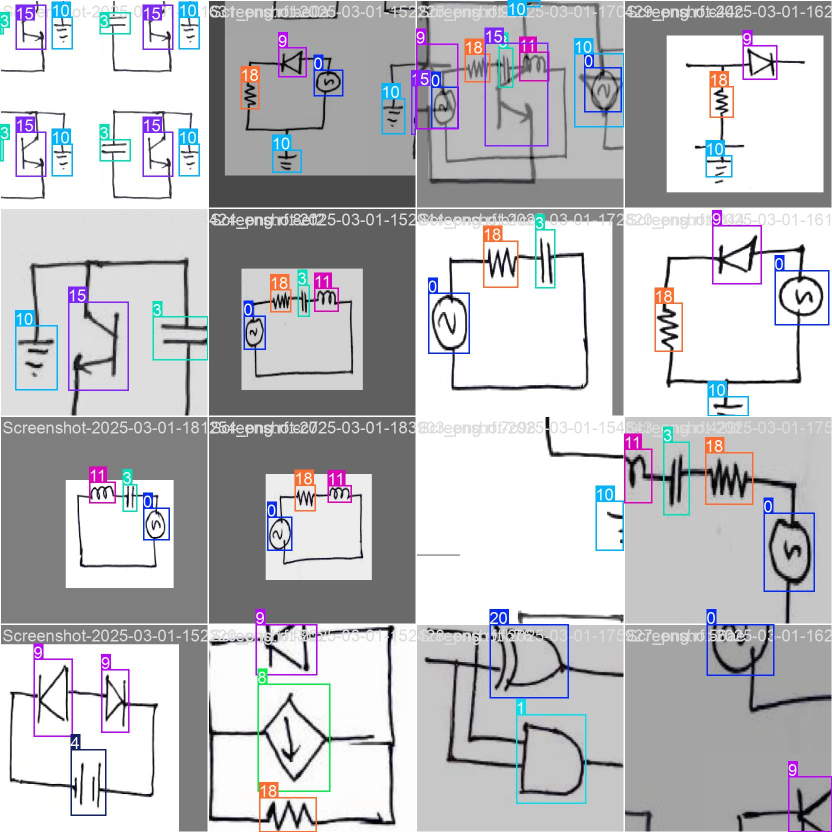
#> input picture runs/detect/train29/train_batch0.jpg, 1664 x 1664 px (shown at 1/2 size)
$ python -i utils.py   (imports and definitions only)
#> lines starting #> are read from the running program, lines starting #| are printed output that depends on the picture; after the words box and inside, x2 and y2 are one past the last pixel; in counts of white or black regions, pixels touching at a corner belong together
# streamlit_circuit_app/utils.py
import cv2
import numpy as np
import os

def preprocess_image(image_path):
    """Preprocesses the image for better detection."""
#> called with image_path = 'runs/detect/train29/train_batch0.jpg'
    img = cv2.imread(image_path)
#> img is the input picture: shape (1664, 1664, 3); mean B, G, R 193, 189.2, 189.1
    if img is None:
        return None #Handle invalid image path.
    gray = cv2.cvtColor(img, cv2.COLOR_BGR2GRAY)
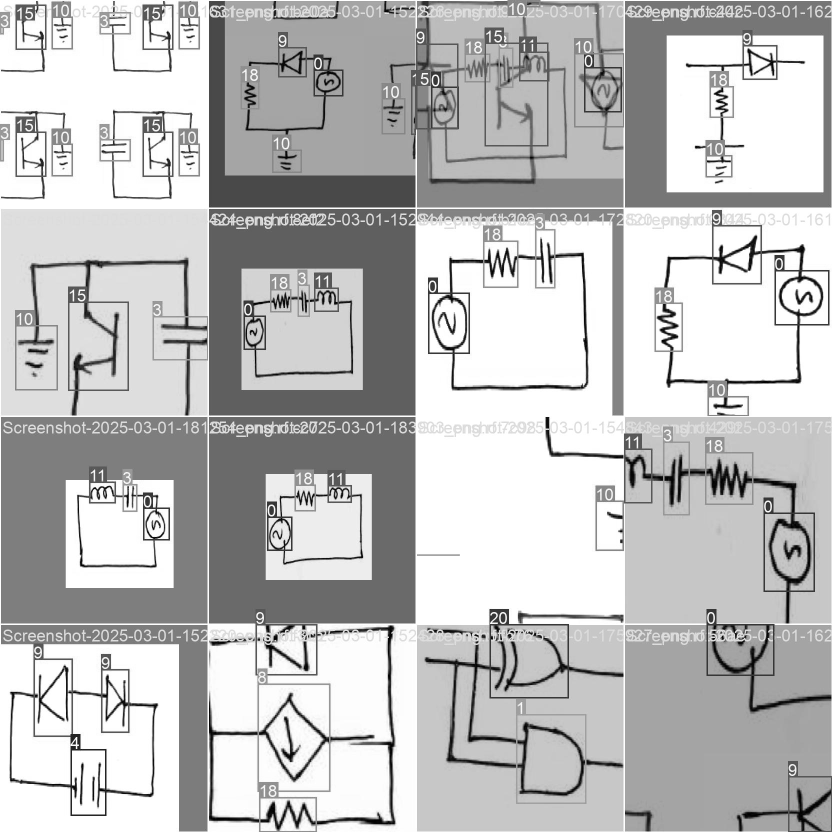
#> gray: shape (1664, 1664) (shown at 1/2 size); min 0, max 255, mean 189.6
    blurred = cv2.GaussianBlur(gray, (5, 5), 0)
    thresh = cv2.adaptiveThreshold(blurred, 255, cv2.ADAPTIVE_THRESH_GAUSSIAN_C, cv2.THRESH_BINARY_INV, 11, 2)
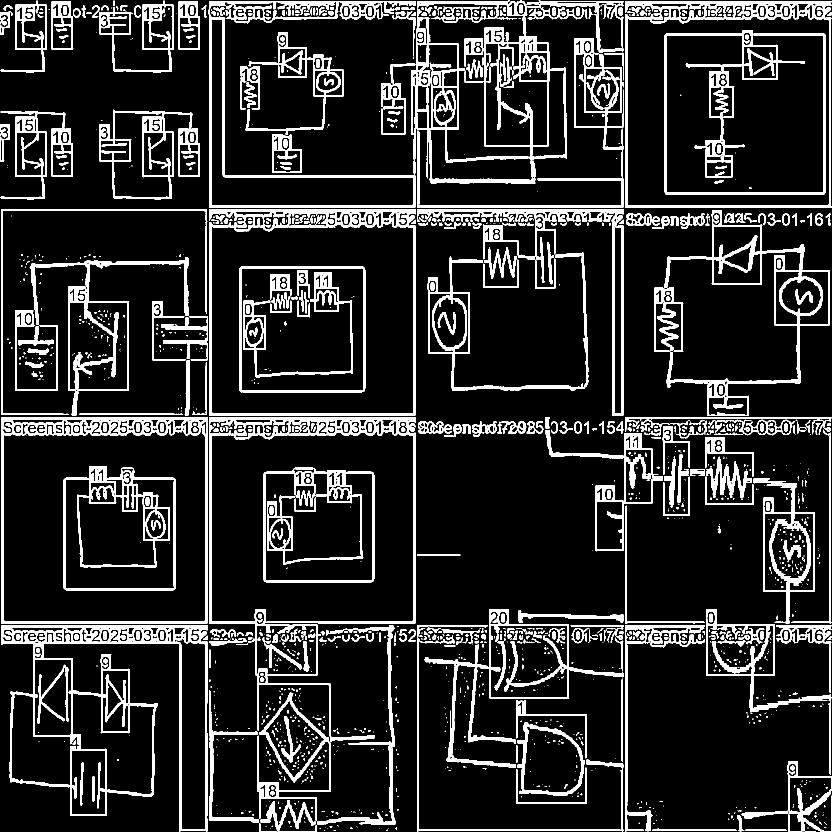
#> thresh: shape (1664, 1664) (shown at 1/2 size); 14.7% white; 1644 white regions (1081 under 20 px), largest, box (x1, y1, x2, y2) and area: (417, 0, 1247, 415) 39808, (2, 1250, 415, 1664) 23451, (418, 834, 832, 1484) 18177
    return thresh

# [114 lines left out: functions resize_image, save_image, load_image, convert_to_grayscale, apply_gaussian_blur, apply_canny_edge_detection and 8 more, not called in this run]

def check_image_exists(image_path):
    """Checks if an image file exists."""
    return os.path.exists(image_path)

def get_file_extension(file_path):
    """Gets the file extension of a file."""
    return os.path.splitext(file_path)[1]

def get_filename(file_path):
    """Gets the filename without extension."""
    return os.path.splitext(os.path.basename(file_path))[0]

>>> result = preprocess_image('runs/detect/train29/train_batch0.jpg')

$ run again, on runs/detect/train29/train_batch1.jpg
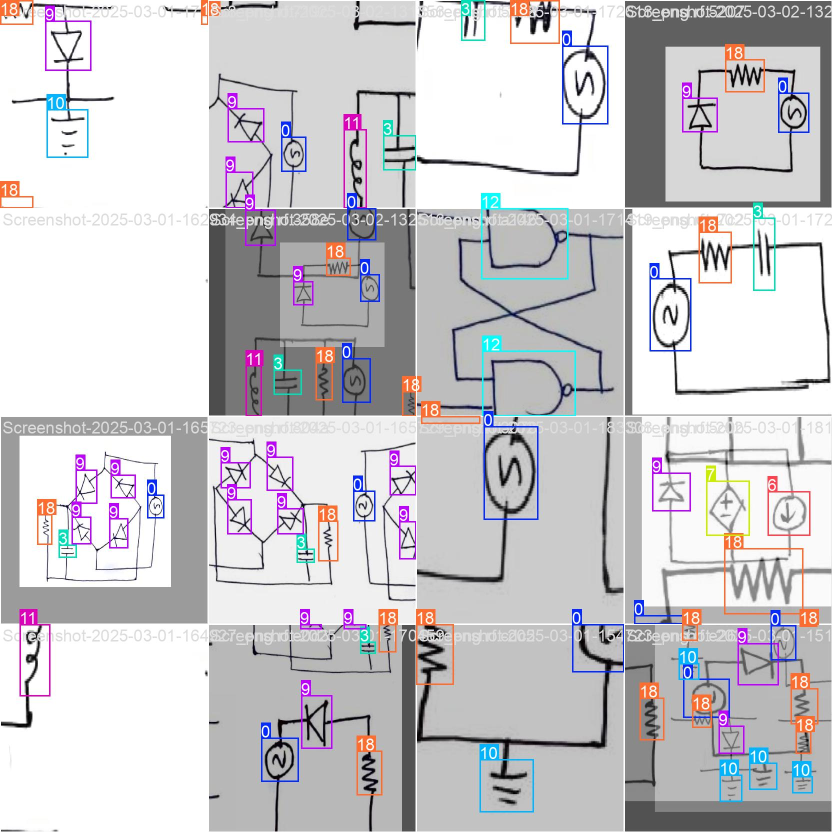
#> input picture runs/detect/train29/train_batch1.jpg, 1664 x 1664 px (shown at 1/2 size)
#> in preprocess_image, img is the input picture: shape (1664, 1664, 3); mean B, G, R 203.4, 200.1, 201.9
#> in preprocess_image, `gray = cv2.cvtColor(img, cv2.COLOR_BGR2GRAY)`:
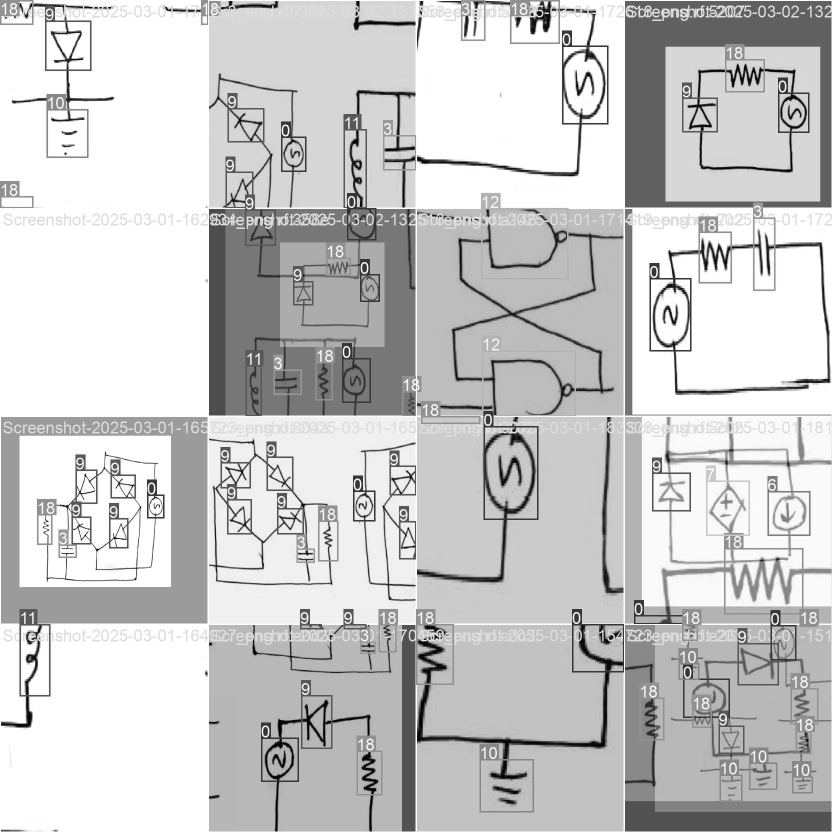
#> gray: shape (1664, 1664) (shown at 1/2 size); min 0, max 255, mean 201
#> in preprocess_image, `thresh = cv2.adaptiveThreshold(blurred, 255, cv2.ADAPTIVE_THRESH_GAUSS..`:
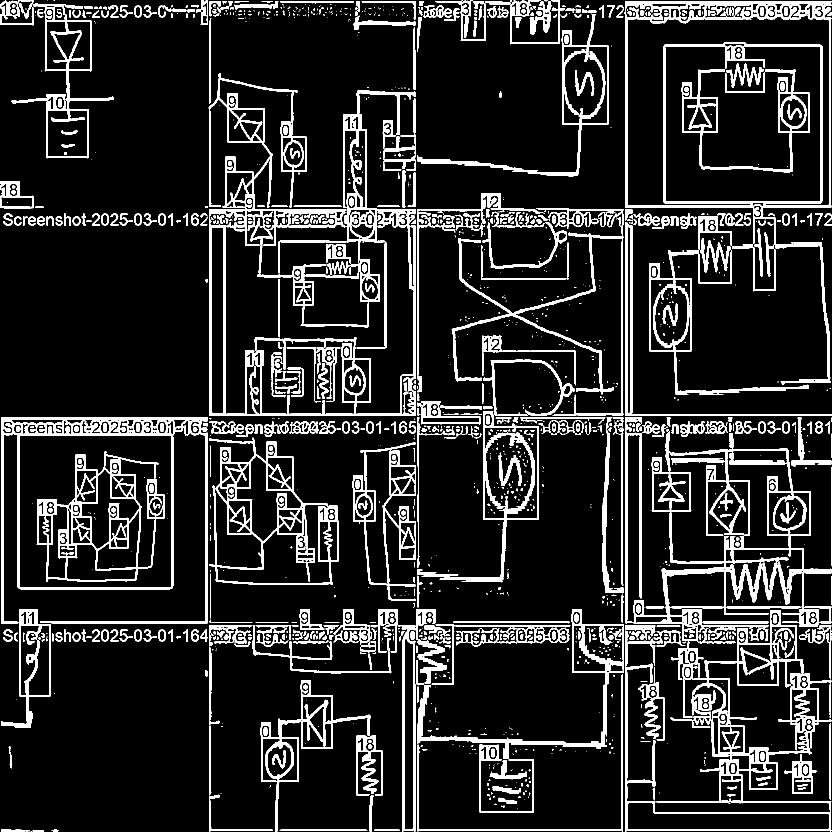
#> thresh: shape (1664, 1664) (shown at 1/2 size); 13.9% white; 1551 white regions (892 under 20 px), largest, box (x1, y1, x2, y2) and area: (417, 147, 832, 832) 41385, (1267, 863, 1664, 1287) 28434, (1250, 1220, 1664, 1664) 27291

$ run again, on runs/detect/train29/train_batch2.jpg
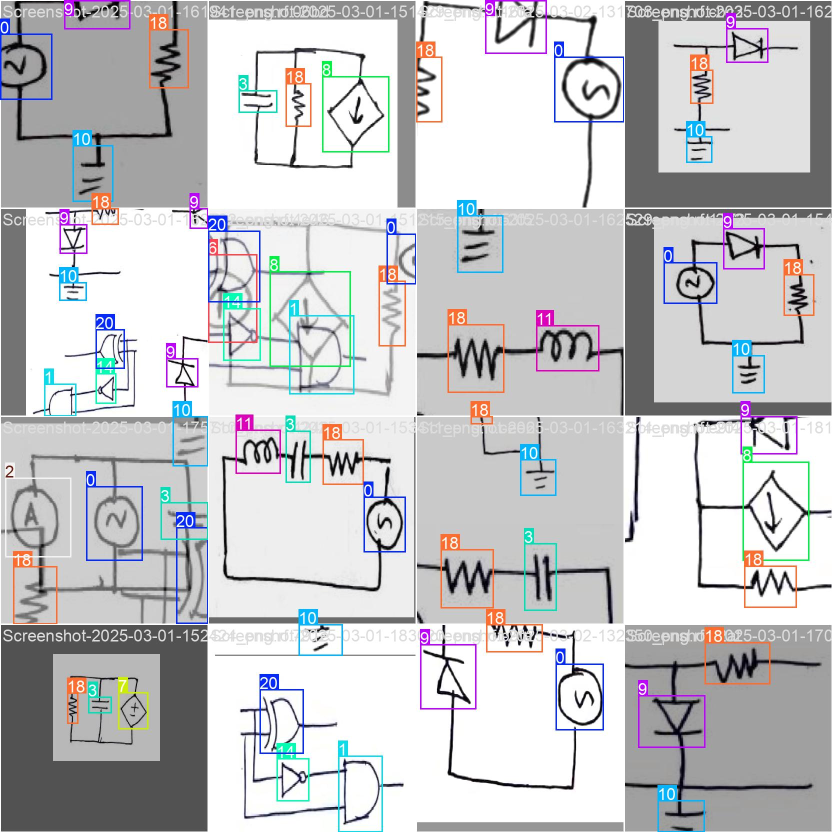
#> input picture runs/detect/train29/train_batch2.jpg, 1664 x 1664 px (shown at 1/2 size)
#> in preprocess_image, img is the input picture: shape (1664, 1664, 3); mean B, G, R 198.4, 196.3, 195.9
#> in preprocess_image, `gray = cv2.cvtColor(img, cv2.COLOR_BGR2GRAY)`:
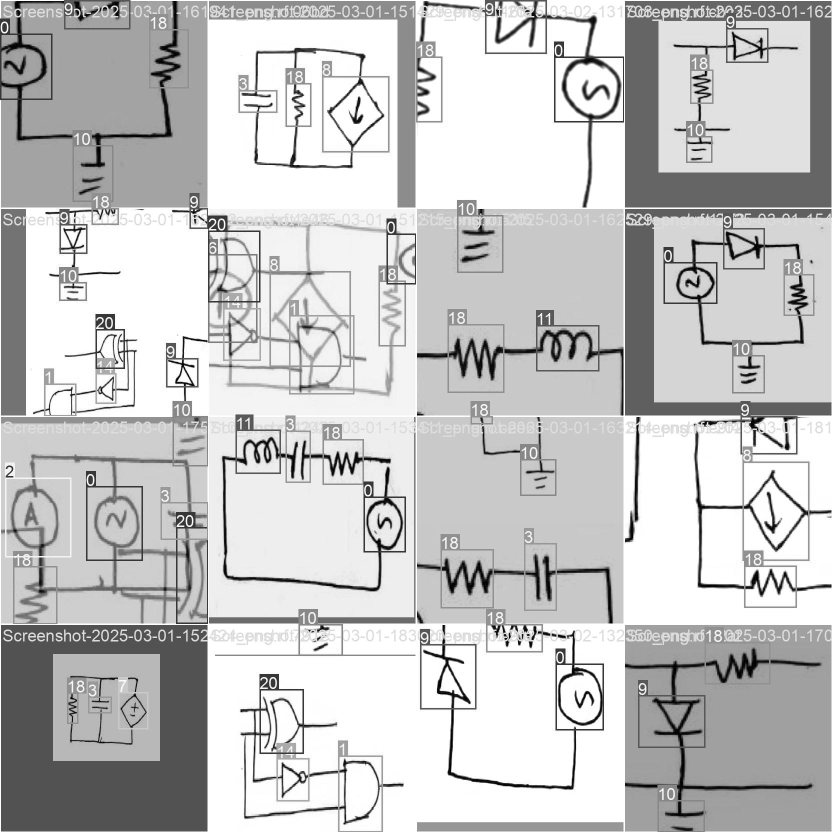
#> gray: shape (1664, 1664) (shown at 1/2 size); min 0, max 255, mean 196.4
#> in preprocess_image, `thresh = cv2.adaptiveThreshold(blurred, 255, cv2.ADAPTIVE_THRESH_GAUSS..`:
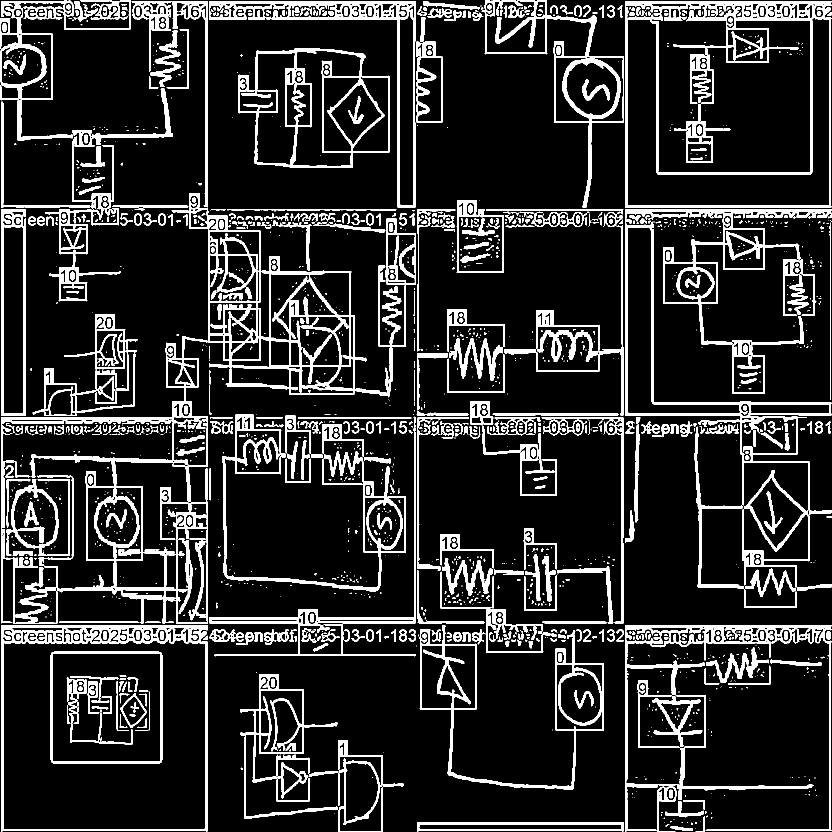
#> thresh: shape (1664, 1664) (shown at 1/2 size); 14.9% white; 1857 white regions (1223 under 20 px), largest, box (x1, y1, x2, y2) and area: (2, 386, 832, 1248) 61328, (1250, 2, 1664, 415) 24055, (1250, 418, 1664, 1030) 23325

$ run again, on runs/detect/train29/train_batch920.jpg
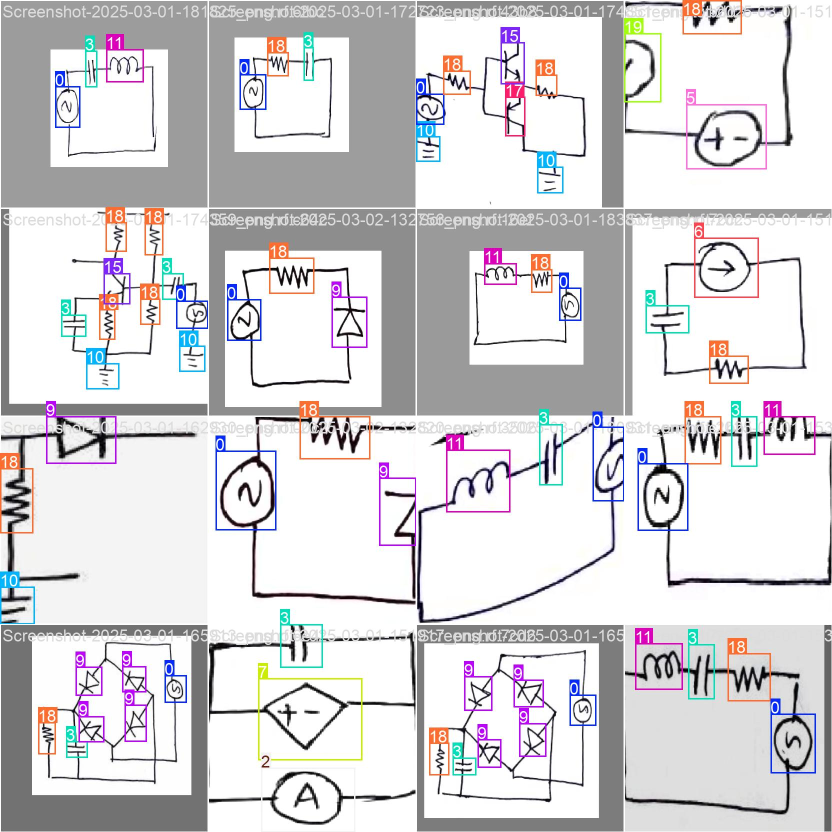
#> input picture runs/detect/train29/train_batch920.jpg, 1664 x 1664 px (shown at 1/2 size)
#> in preprocess_image, img is the input picture: shape (1664, 1664, 3); mean B, G, R 214.2, 211.9, 213.5
#> in preprocess_image, `gray = cv2.cvtColor(img, cv2.COLOR_BGR2GRAY)`:
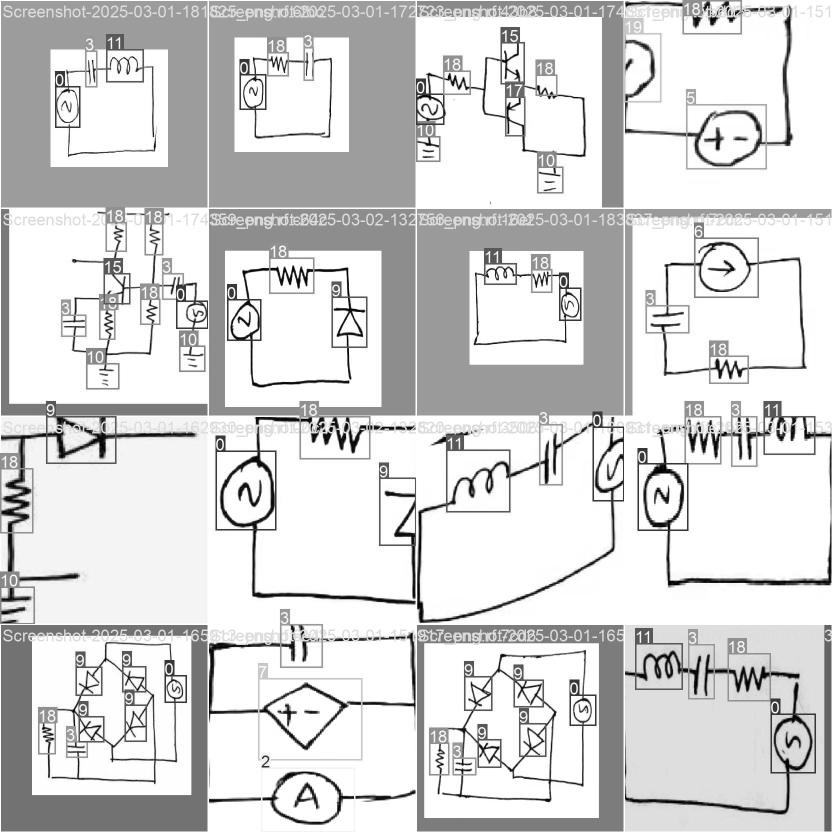
#> gray: shape (1664, 1664) (shown at 1/2 size); min 0, max 255, mean 212.6
#> in preprocess_image, `thresh = cv2.adaptiveThreshold(blurred, 255, cv2.ADAPTIVE_THRESH_GAUSS..`:
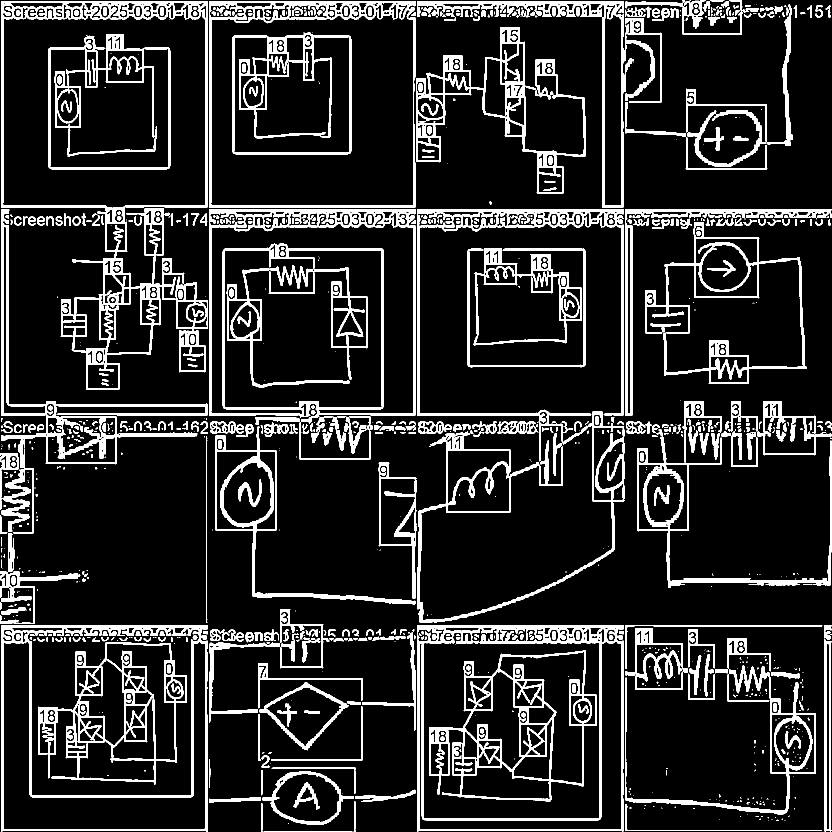
#> thresh: shape (1664, 1664) (shown at 1/2 size); 14.4% white; 1071 white regions (530 under 20 px), largest, box (x1, y1, x2, y2) and area: (2, 2, 416, 780) 31194, (418, 418, 831, 848) 21320, (834, 1250, 1247, 1664) 19129
